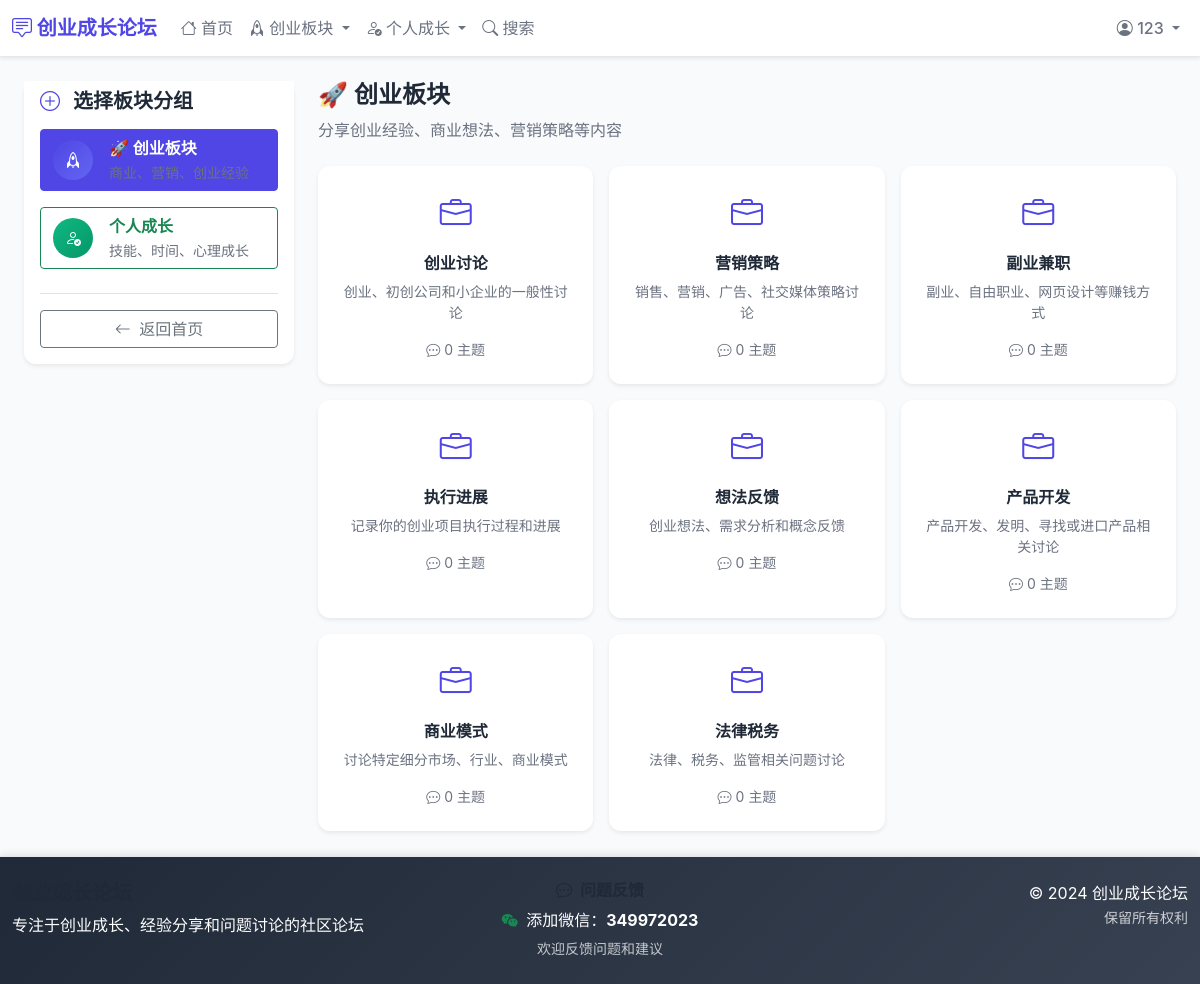
Screenshot of /select-category/ (signed in) with the database file from the repository.
### forum/models.py (models this page shows, shortened)
class Category(MPTTModel):
    name = models.CharField('分类名称', max_length=100)
    slug = models.SlugField('URL标识', unique=True)
    description = models.TextField('描述', blank=True)
    parent = TreeForeignKey('self', on_delete=models.CASCADE, null=True, blank=True, related_name='children', verbose_name='父分类')
    order = models.PositiveIntegerField('排序', default=0)
    is_active = models.BooleanField('是否启用', default=True)
    created_at = models.DateTimeField('创建时间', auto_now_add=True)
    class MPTTMeta:
        order_insertion_by = ['order', 'name']
    class Meta:
        verbose_name = '分类'
        verbose_name_plural = '分类'
        ordering = ['order', 'name']
    @property
    def topic_count(self):
        return self.topics.filter(is_active=True).count()

### forum/views.py (the view)
# urls.py: path('select-category/', views.select_category, name='select_category'),
@login_required
def select_category(request):
    categories = Category.objects.filter(is_active=True, parent=None).order_by('order')
    startup_categories = categories.filter(order__lte=8)
    growth_categories = categories.filter(order__gt=8)
    context = {
        'startup_categories': startup_categories,
        'growth_categories': growth_categories,
    }
    return render(request, 'forum/select_category.html', context)

### templates/forum/select_category.html (shortened to what this page needs)
{% extends 'base.html' %}
{% block content %}
<div class="container-fluid">
    <div class="row">
        <div class="col-md-4 col-lg-3">
            <div class="card border-0 shadow-sm sticky-top" style="top: 20px;">
                <div class="card-header bg-white border-0 pb-0">
                    <h5 class="mb-0">
                        <i class="bi bi-plus-circle me-2" style="color: var(--primary-color);"></i>
                        选择板块分组
                    </h5>
                </div>
                <div class="card-body pt-3">
                    <button class="btn btn-outline-primary w-100 mb-3 category-group-btn active"
                            data-target="startup" id="startup-btn">
                        <div class="d-flex align-items-center">
                            <div class="me-3">
                                <div class="rounded-circle d-flex align-items-center justify-content-center"
                                     style="width: 40px; height: 40px; background: linear-gradient(135deg, var(--primary-color), #6366f1);">
                                    <i class="bi bi-rocket text-white"></i>
                                </div>
                            </div>
                            <div class="text-start">
                                <div class="fw-bold">🚀 创业板块</div>
                                <small class="text-muted">商业、营销、创业经验</small>
                            </div>
                        </div>
                    </button>
                    <button class="btn btn-outline-success w-100 category-group-btn"
                            data-target="growth" id="growth-btn">
                        <div class="d-flex align-items-center">
                            <div class="me-3">
                                <div class="rounded-circle d-flex align-items-center justify-content-center"
                                     style="width: 40px; height: 40px; background: linear-gradient(135deg, var(--secondary-color), #059669);">
                                    <i class="bi bi-person-check text-white"></i>
                                </div>
                            </div>
                            <div class="text-start">
                                <div class="fw-bold">个人成长</div>
                                <small class="text-muted">技能、时间、心理成长</small>
                            </div>
                        </div>
                    </button>
                    <div class="mt-4 pt-3 border-top">
                        <a href="{% url 'forum:index' %}" class="btn btn-outline-secondary w-100">
                            <i class="bi bi-arrow-left me-1"></i>
                            返回首页
                        </a>
                    </div>
                </div>
            </div>
        </div>
        <div class="col-md-8 col-lg-9">
            <div id="startup-content" class="category-content">
                <div class="mb-4">
                    <h4 class="mb-2">🚀 创业板块</h4>
                    <p class="text-muted">分享创业经验、商业想法、营销策略等内容</p>
                </div>
                <div class="row g-3">
                    {% for category in startup_categories %}
                        <div class="col-md-6 col-xl-4">
                            <a href="{% url 'forum:create_topic' category.slug %}" class="text-decoration-none">
                                <div class="card h-100 border-0 shadow-sm category-card">
                                    <div class="card-body p-4 text-center">
                                        <div class="mb-3">
                                            <i class="bi bi-briefcase" style="font-size: 2rem; color: var(--primary-color);"></i>
                                        </div>
                                        <h6 class="card-title mb-2">{{ category.name }}</h6>
                                        <p class="card-text text-muted small">{{ category.description|truncatewords:10 }}</p>
                                        <div class="small text-muted">
                                            <i class="bi bi-chat-dots me-1"></i>{{ category.topic_count }} 主题
                                        </div>
                                    </div>
                                </div>
                            </a>
                        </div>
                    {% endfor %}
                </div>
            </div>
        </div>
    </div>
</div>
{% endblock %}

### templates/base.html (shortened to what this page needs)
<!DOCTYPE html>
<html lang="zh-CN">
<head>
    <link href="https://cdn.jsdelivr.net/npm/bootstrap@5.1.3/dist/css/bootstrap.min.css" rel="stylesheet">
    <link href="https://cdn.jsdelivr.net/npm/bootstrap-icons@1.7.2/font/bootstrap-icons.css" rel="stylesheet">
</head>
<body>
    <nav class="navbar navbar-expand-lg navbar-light bg-light shadow-sm">
        <div class="container">
            <a class="navbar-brand" href="{% url 'forum:index' %}">
                <i class="bi bi-chat-square-text"></i> 创业成长论坛
            </a>
            <div class="collapse navbar-collapse" id="navbarNav">
                <ul class="navbar-nav me-auto">
                    <li class="nav-item">
                        <a class="nav-link" href="{% url 'forum:index' %}">
                            <i class="bi bi-house"></i> 首页
                        </a>
                    </li>
                    <li class="nav-item dropdown">
                        <a class="nav-link dropdown-toggle" href="#" id="startupDropdown" role="button" data-bs-toggle="dropdown">
                            <i class="bi bi-rocket"></i> 创业板块
                        </a>
                    </li>
                    <li class="nav-item dropdown">
                        <a class="nav-link dropdown-toggle" href="#" id="growthDropdown" role="button" data-bs-toggle="dropdown">
                            <i class="bi bi-person-check"></i> 个人成长
                        </a>
                    </li>
                    <li class="nav-item">
                        <a class="nav-link" href="{% url 'forum:search' %}">
                            <i class="bi bi-search"></i> 搜索
                        </a>
                    </li>
                </ul>
                <ul class="navbar-nav">
                    {% if user.is_authenticated %}
                        <li class="nav-item dropdown">
                            <a class="nav-link dropdown-toggle" href="#" id="navbarDropdown" role="button" data-bs-toggle="dropdown">
                                <i class="bi bi-person-circle"></i> {{ user.username }}
                            </a>
                        </li>
                    {% endif %}
                </ul>
            </div>
        </div>
    </nav>
    <main class="container my-4" style="flex: 1;">
        {% block content %}
        {% endblock %}
    </main>
    <footer class="footer py-4">
        <div class="container">
            <div class="row">
                <div class="col-md-4">
                    <h5>创业成长论坛</h5>
                    <p class="mb-0">专注于创业成长、经验分享和问题讨论的社区论坛</p>
                </div>
                <div class="col-md-4 text-center">
                    <h6 class="mb-2">
                        <i class="bi bi-chat-dots me-1"></i>
                    </h6>
                    <p class="mb-1">
                        <i class="bi bi-wechat text-success me-1"></i>
                        添加微信：<strong>349972023</strong>
                    </p>
                    <small class="text-light opacity-75">欢迎反馈问题和建议</small>
                </div>
                <div class="col-md-4 text-md-end">
                    <p class="mb-0">© 2024 创业成长论坛</p>
                    <small class="opacity-75">保留所有权利</small>
                </div>
            </div>
        </div>
    </footer>
</body>
</html>

### templates/base.html (style rules this page uses)
:root { --primary-color: #4f46e5; --secondary-color: #10b981; --accent-color: #f59e0b; --text-primary: #1f2937; --text-secondary: #6b7280; --bg-light: #f9fafb; --border-light: #e5e7eb; --shadow-sm: 0 1px 2px 0 rgba(0, 0, 0, 0.05); --shadow-md: 0 4px 6px -1px rgba(0, 0, 0, 0.1); --shadow-lg: 0 10px 15px -3px rgba(0, 0, 0, 0.1); }
html, body { height: 100%; }
body { font-family: 'Inter', -apple-system, BlinkMacSystemFont, sans-serif; background-color: var(--bg-light); color: var(--text-primary); display: flex; flex-direction: column; }
.navbar { background: white !important; border-bottom: 1px solid var(--border-light); box-shadow: var(--shadow-sm); }
.navbar-brand { font-weight: 700; color: var(--primary-color) !important; font-size: 1.25rem; }
.nav-link { color: var(--text-secondary) !important; font-weight: 500; transition: color 0.2s ease; }
.card { border: none; box-shadow: var(--shadow-sm); border-radius: 12px; transition: all 0.2s ease; }
.category-card { background: white; border: 1px solid var(--border-light); }
.text-muted { color: var(--text-secondary) !important; }
.dropdown { position: relative; z-index: 1000; }
.footer { background: linear-gradient(135deg, var(--text-primary) 0%, #374151 100%); color: white; margin-top: auto; padding: 2rem 0; border-top: 1px solid var(--border-light); box-shadow: 0 -2px 8px rgba(0, 0, 0, 0.1); }
.container { max-width: 1200px; }
h1, h2, h3, h4, h5, h6 { color: var(--text-primary); font-weight: 600; }

### templates/forum/select_category.html (style rules this page uses)
.category-card { transition: all 0.3s ease; cursor: pointer; }
.category-group-btn { transition: all 0.3s ease; }
.category-group-btn.active { background-color: var(--primary-color); border-color: var(--primary-color); color: white; }
.category-content { transition: opacity 0.3s ease; }

### rows the page displays
Category: name "创业讨论", description "创业、初创公司和小企业的一般性讨论", topic_count "0"
Category: name "营销策略", description "销售、营销、广告、社交媒体策略讨论", topic_count "0"
Category: name "副业兼职", description "副业、自由职业、网页设计等赚钱方式", topic_count "0"
Category: name "执行进展", description "记录你的创业项目执行过程和进展", topic_count "0"
Category: name "想法反馈", description "创业想法、需求分析和概念反馈", topic_count "0"
Category: name "产品开发", description "产品开发、发明、寻找或进口产品相关讨论", topic_count "0"
Category: name "商业模式", description "讨论特定细分市场、行业、商业模式", topic_count "0"
Category: name "法律税务", description "法律、税务、监管相关问题讨论", topic_count "0"

### other values shown
{{ user.username }} "123"
